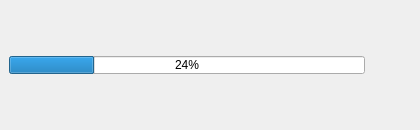
<?xml version="1.0" encoding="UTF-8"?>
<ui version="4.0">
 <class>Progress</class>
 <widget class="QWidget" name="Progress">
  <property name="geometry">
   <rect>
    <x>0</x>
    <y>0</y>
    <width>420</width>
    <height>130</height>
   </rect>
  </property>
  <property name="minimumSize">
   <size>
    <width>0</width>
    <height>130</height>
   </size>
  </property>
  <property name="maximumSize">
   <size>
    <width>16777215</width>
    <height>130</height>
   </size>
  </property>
  <property name="windowTitle">
   <string>Form</string>
  </property>
  <widget class="QLabel" name="labelTitle">
   <property name="geometry">
    <rect>
     <x>9</x>
     <y>5</y>
     <width>402</width>
     <height>40</height>
    </rect>
   </property>
   <property name="minimumSize">
    <size>
     <width>402</width>
     <height>40</height>
    </size>
   </property>
   <property name="maximumSize">
    <size>
     <width>432</width>
     <height>40</height>
    </size>
   </property>
   <property name="text">
    <string/>
   </property>
  </widget>
  <widget class="QWidget" name="widget" native="true">
   <property name="geometry">
    <rect>
     <x>9</x>
     <y>85</y>
     <width>402</width>
     <height>30</height>
    </rect>
   </property>
   <property name="minimumSize">
    <size>
     <width>402</width>
     <height>30</height>
    </size>
   </property>
   <property name="maximumSize">
    <size>
     <width>450</width>
     <height>30</height>
    </size>
   </property>
   <widget class="MyTooltipLabel" name="labelContent">
    <property name="geometry">
     <rect>
      <x>2</x>
      <y>0</y>
      <width>400</width>
      <height>30</height>
     </rect>
    </property>
    <property name="minimumSize">
     <size>
      <width>365</width>
      <height>30</height>
     </size>
    </property>
    <property name="maximumSize">
     <size>
      <width>450</width>
      <height>30</height>
     </size>
    </property>
    <property name="text">
     <string/>
    </property>
   </widget>
  </widget>
  <widget class="QWidget" name="widget_2" native="true">
   <property name="geometry">
    <rect>
     <x>9</x>
     <y>54</y>
     <width>412</width>
     <height>22</height>
    </rect>
   </property>
   <property name="minimumSize">
    <size>
     <width>412</width>
     <height>22</height>
    </size>
   </property>
   <widget class="QProgressBar" name="progressBar">
    <property name="geometry">
     <rect>
      <x>0</x>
      <y>2</y>
      <width>356</width>
      <height>18</height>
     </rect>
    </property>
    <property name="minimumSize">
     <size>
      <width>356</width>
      <height>18</height>
     </size>
    </property>
    <property name="maximumSize">
     <size>
      <width>16777215</width>
      <height>20</height>
     </size>
    </property>
    <property name="value">
     <number>24</number>
    </property>
   </widget>
   <widget class="QLabel" name="label">
    <property name="geometry">
     <rect>
      <x>364</x>
      <y>0</y>
      <width>70</width>
      <height>21</height>
     </rect>
    </property>
    <property name="minimumSize">
     <size>
      <width>40</width>
      <height>0</height>
     </size>
    </property>
    <property name="text">
     <string/>
    </property>
   </widget>
  </widget>
 </widget>
 <customwidgets>
  <customwidget>
   <class>MyTooltipLabel</class>
   <extends>QLabel</extends>
   <header location="global">src/view/progress.h</header>
  </customwidget>
 </customwidgets>
 <resources/>
 <connections/>
</ui>
